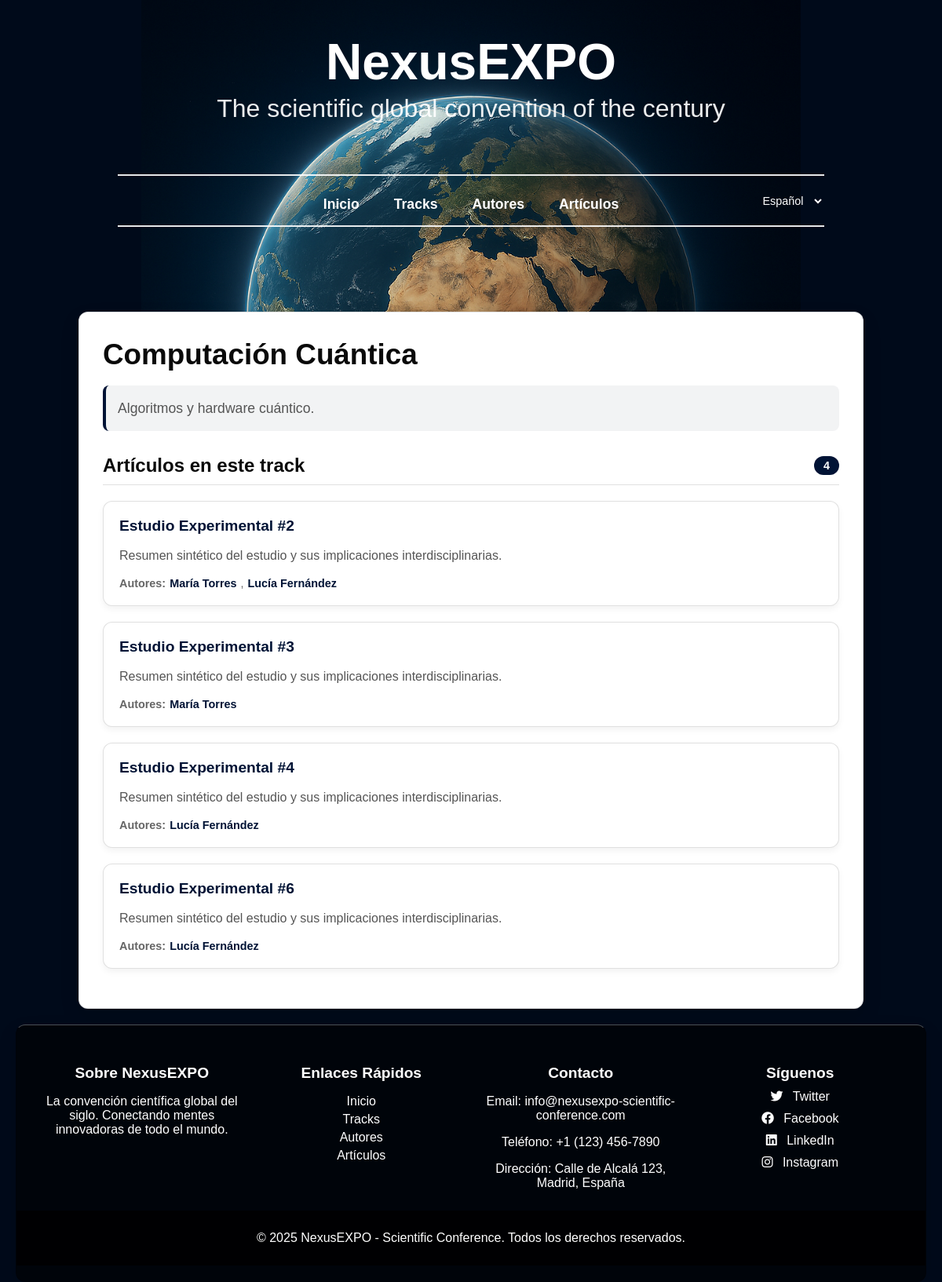
/tracks/5/, run on the app's committed database.
### appScientificConference/models.py (models this page shows, shortened)
class Track(models.Model):
    nombre = models.CharField(max_length=100)
    descripcion = models.TextField()

class Articulo(models.Model):
    titulo = models.CharField(max_length=200)
    abstract = models.TextField()
    track = models.ForeignKey(Track, on_delete=models.CASCADE, related_name="articulos")
    autores = models.ManyToManyField(Autor, related_name="articulos")

class Autor(models.Model):
    nombre = models.CharField(max_length=100)
    afiliacion = models.CharField(max_length=200, blank=True)
    imagen = models.ImageField(upload_to='img',blank=True,null=True,verbose_name='Image')

### appScientificConference/views.py (the view)
# urls.py: path('tracks/<int:pk>/', views.ShowTrackView.as_view(), name='show_track'),
class ShowTrackView(DetailView):
    model = Track
    template_name = 'tracks/track.html'
    context_object_name = 'track'
    def get_context_data(self, **kwargs):
        context = super().get_context_data(**kwargs)
        context['articulos'] = self.object.articulos.all().order_by('titulo')
        return context

### appScientificConference/templatetags/i18n_helpers.py (called while the page is built)
@register.simple_tag(takes_context=True)
def current_path_in_language(context, lang_code):
    request = context.get('request')
    if not request:
        return '/'
    full = request.get_full_path()  # incluye query string
    split = urlsplit(full)
    path = split.path or '/'
    lang_codes = [code for code, _ in settings.LANGUAGES]
    parts = path.split('/')
    first = parts[1] if len(parts) > 1 else ''
    if first in lang_codes:
        rest = '/' + '/'.join(parts[2:]) if len(parts) > 2 else '/'
    else:
        rest = path
    if lang_code == settings.LANGUAGE_CODE:
        new_path = rest
    else:
        if rest == '/':
            new_path = f'/{lang_code}/'
        else:
            new_path = f'/{lang_code}{rest}'
    return new_path + (f'?{split.query}' if split.query else '')

### appScientificConference/templates/tracks/track.html (shortened to what this page needs)
{% extends 'base.html' %}
{% load i18n %}
{% block content %}
<main>
    <section class="contenedor-detalle-track">
        <div class="cabecera-track-detalle">
            <h2 class="nombre-track-detalle">{{ track.nombre }}</h2>
            <div class="contenedor-descripcion-track">
                <div class="descripcion-track-detalle">
                    {{ track.descripcion|linebreaks }}
                </div>
            </div>
        </div>
        <div class="seccion-articulos-track">
            <h3 class="titulo-articulos-track">
                {% trans "Artículos en este track" %}
                {% if articulos %}
                    <span class="contador-articulos-track">{{ articulos|length }}</span>
                {% endif %}
            </h3>
            {% if articulos %}
                <ul class="lista-articulos-track">
                    {% for articulo in articulos %}
                        <li class="item-articulo-track">
                            <div class="cabecera-articulo-track">
                                <h4 class="titulo-articulo-track">
                                    <a href="{% url 'show_articulo' articulo.id %}" class="enlace-articulo-track">
                                        {{ articulo.titulo }}
                                    </a>
                                </h4>
                            </div>
                            <div class="contenido-articulo-track">
                                <p class="resumen-articulo-track">
                                    {{ articulo.abstract|truncatewords:30|safe }}
                                </p>
                            </div>
                            <div class="info-articulo-track">
                                <div class="info-item-articulo">
                                    <span class="etiqueta-info-articulo">{% trans "Autores:" %}</span>
                                    {% for autor in articulo.autores.all %}
                                        <a href="{% url 'show_autor' autor.id %}" class="enlace-autor-articulo">
                                            {{ autor.nombre }}
                                        </a>{% if not forloop.last %}<span class="separador-autores">, </span>{% endif %}
                                    {% empty %}
                                        <span>{% trans "Sin autores" %}</span>
                                    {% endfor %}
                                </div>
                            </div>
                        </li>
                    {% endfor %}
                </ul>
            {% endif %}
        </div>
    </section>
</main>
{% endblock %}

### appScientificConference/static/css/base.css (style rules this page uses)
:root { --electric-blue: #001335; --panel-bg: #ffffff; --panel-border: rgba(0, 0, 0, 0.12); --text-dark: #0a0a0a; --text-light: #f5f7ff; --radius: 12px; --shadow: 0 10px 24px rgba(0, 0, 0, 0.12); }
*, *::before, *::after { box-sizing: border-box; }
html, body { height: 100%; }
body { margin: 20px; font-family: Arial, Helvetica, sans-serif; color: var(--text-light); background-color: #000a1a; background-image: url('../img/background.png'); background-repeat: no-repeat; background-position: top center; background-size: 70% auto; background-attachment: fixed; }
main { margin-top: 20px; }
main > section, main > article, main > div, main > ul, main > form { background: var(--panel-bg); color: var(--text-dark); padding: 16px 20px; margin: 16px 0; border-radius: var(--radius); border: 1px solid var(--panel-border); box-shadow: var(--shadow); }
main a { color: #031737; text-decoration: none; }

### appScientificConference/static/css/track.css (style rules this page uses)
.contenedor-detalle-track { background: var(--panel-bg); color: var(--text-dark); padding: 30px; border-radius: var(--radius); border: 1px solid var(--panel-border); box-shadow: var(--shadow); margin: 0 auto; max-width: min(1000px, 92%); }
.cabecera-track-detalle { margin-bottom: 30px; }
.nombre-track-detalle { margin: 0 0 15px 0; font-size: clamp(1.8rem, 3.5vw, 2.3rem); color: var(--text-dark); font-weight: 700; line-height: 1.3; }
.contenedor-descripcion-track { padding: 15px; background: rgba(0, 19, 53, 0.05); border-radius: 8px; border-left: 4px solid var(--electric-blue); margin: 0; }
.descripcion-track-detalle { margin: 0; font-size: 1.1rem; line-height: 1.6; color: #555; }
.descripcion-track-detalle p { margin: 0 0 10px 0; }
.descripcion-track-detalle p:last-child { margin-bottom: 0; }
.seccion-articulos-track { margin-top: 30px; }
.titulo-articulos-track { margin: 0 0 20px 0; font-size: 1.5rem; color: var(--text-dark); font-weight: 600; padding-bottom: 10px; border-bottom: 1px solid var(--panel-border); display: flex; align-items: center; justify-content: space-between; flex-wrap: wrap; gap: 10px; }
.contador-articulos-track { background: var(--electric-blue); color: #fff; padding: 4px 12px; border-radius: 20px; font-size: 0.9rem; font-weight: 600; }
.lista-articulos-track { list-style: none; padding: 0; margin: 0; }
.item-articulo-track { margin-bottom: 20px; padding: 20px; background: #fff; border: 1px solid var(--panel-border); border-radius: var(--radius); transition: all 0.3s ease; box-shadow: 0 4px 8px rgba(0, 0, 0, 0.05); }
.cabecera-articulo-track { margin-bottom: 15px; }
.titulo-articulo-track { margin: 0; font-size: 1.2rem; }
.enlace-articulo-track { color: var(--electric-blue); text-decoration: none; font-weight: 600; transition: color 0.2s ease; }
.contenido-articulo-track { margin-bottom: 15px; }
.resumen-articulo-track { margin: 0 0 10px 0; font-size: 1rem; line-height: 1.5; color: #555; }
.info-articulo-track { display: flex; gap: 20px; flex-wrap: wrap; font-size: 0.9rem; color: #666; }
.info-item-articulo { display: flex; align-items: center; gap: 5px; }
.etiqueta-info-articulo { font-weight: 600; color: #666; }
.enlace-autor-articulo { color: var(--electric-blue); text-decoration: none; font-weight: 600; }
.separador-autores { color: #666; }

### appScientificConference/static/css/formulario.css (style rules this page uses)
.separador-autores { color: #666; }

### data on the page
Track: nombre "Computación Cuántica", descripcion "Algoritmos y hardware cuántico."
Articulo: titulo "Estudio Experimental #2", abstract "Resumen sintético del estudio y sus implicaciones interdisciplinarias."
Autor: nombre "María Torres"
Autor: nombre "Lucía Fernández"
Articulo: titulo "Estudio Experimental #3", abstract "Resumen sintético del estudio y sus implicaciones interdisciplinarias."
Articulo: titulo "Estudio Experimental #4", abstract "Resumen sintético del estudio y sus implicaciones interdisciplinarias."
Articulo: titulo "Estudio Experimental #6", abstract "Resumen sintético del estudio y sus implicaciones interdisciplinarias."

### other printed values
{{ articulos|length }} "4"
